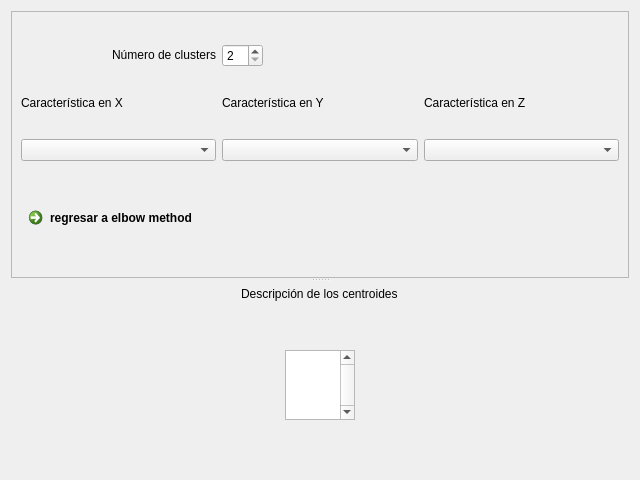
<?xml version="1.0" encoding="UTF-8"?>
<ui version="4.0">
 <class>ClustersWidget</class>
 <widget class="QWidget" name="ClustersWidget">
  <property name="geometry">
   <rect>
    <x>0</x>
    <y>0</y>
    <width>640</width>
    <height>480</height>
   </rect>
  </property>
  <property name="windowTitle">
   <string>Form</string>
  </property>
  <layout class="QGridLayout" name="gridLayout">
   <item row="0" column="1">
    <widget class="QSplitter" name="splitter">
     <property name="frameShape">
      <enum>QFrame::NoFrame</enum>
     </property>
     <property name="frameShadow">
      <enum>QFrame::Plain</enum>
     </property>
     <property name="midLineWidth">
      <number>0</number>
     </property>
     <property name="orientation">
      <enum>Qt::Vertical</enum>
     </property>
     <widget class="QWidget" name="gridLayoutWidget_2">
      <layout class="QGridLayout" name="clusters_graphics">
       <property name="sizeConstraint">
        <enum>QLayout::SetMaximumSize</enum>
       </property>
       <item row="2" column="0" colspan="2">
        <widget class="QScrollArea" name="scrollArea">
         <property name="sizePolicy">
          <sizepolicy hsizetype="Expanding" vsizetype="Expanding">
           <horstretch>0</horstretch>
           <verstretch>0</verstretch>
          </sizepolicy>
         </property>
         <property name="widgetResizable">
          <bool>true</bool>
         </property>
         <widget class="QWidget" name="scroll_grid">
          <property name="geometry">
           <rect>
            <x>0</x>
            <y>0</y>
            <width>618</width>
            <height>270</height>
           </rect>
          </property>
          <layout class="QGridLayout" name="gridLayout_2">
           <item row="1" column="1">
            <widget class="QLabel" name="label_2">
             <property name="sizePolicy">
              <sizepolicy hsizetype="Preferred" vsizetype="Fixed">
               <horstretch>0</horstretch>
               <verstretch>0</verstretch>
              </sizepolicy>
             </property>
             <property name="text">
              <string>Característica en Y</string>
             </property>
            </widget>
           </item>
           <item row="0" column="1">
            <widget class="QSpinBox" name="num_clusters_in">
             <property name="sizePolicy">
              <sizepolicy hsizetype="Fixed" vsizetype="Fixed">
               <horstretch>0</horstretch>
               <verstretch>0</verstretch>
              </sizepolicy>
             </property>
             <property name="minimum">
              <number>2</number>
             </property>
             <property name="maximum">
              <number>12</number>
             </property>
            </widget>
           </item>
           <item row="0" column="0">
            <widget class="QLabel" name="label_4">
             <property name="sizePolicy">
              <sizepolicy hsizetype="Preferred" vsizetype="Fixed">
               <horstretch>0</horstretch>
               <verstretch>0</verstretch>
              </sizepolicy>
             </property>
             <property name="text">
              <string>Número de clusters</string>
             </property>
             <property name="alignment">
              <set>Qt::AlignRight|Qt::AlignTrailing|Qt::AlignVCenter</set>
             </property>
            </widget>
           </item>
           <item row="1" column="0">
            <widget class="QLabel" name="label">
             <property name="sizePolicy">
              <sizepolicy hsizetype="Preferred" vsizetype="Fixed">
               <horstretch>0</horstretch>
               <verstretch>0</verstretch>
              </sizepolicy>
             </property>
             <property name="text">
              <string>Característica en X</string>
             </property>
            </widget>
           </item>
           <item row="2" column="2">
            <widget class="QComboBox" name="feature_z_box">
             <property name="sizePolicy">
              <sizepolicy hsizetype="Expanding" vsizetype="Fixed">
               <horstretch>0</horstretch>
               <verstretch>0</verstretch>
              </sizepolicy>
             </property>
            </widget>
           </item>
           <item row="1" column="2">
            <widget class="QLabel" name="label_3">
             <property name="sizePolicy">
              <sizepolicy hsizetype="Preferred" vsizetype="Fixed">
               <horstretch>0</horstretch>
               <verstretch>0</verstretch>
              </sizepolicy>
             </property>
             <property name="text">
              <string>Característica en Z</string>
             </property>
            </widget>
           </item>
           <item row="2" column="0">
            <widget class="QComboBox" name="feature_x_box">
             <property name="sizePolicy">
              <sizepolicy hsizetype="Expanding" vsizetype="Fixed">
               <horstretch>0</horstretch>
               <verstretch>0</verstretch>
              </sizepolicy>
             </property>
            </widget>
           </item>
           <item row="2" column="1">
            <widget class="QComboBox" name="feature_y_box">
             <property name="sizePolicy">
              <sizepolicy hsizetype="Expanding" vsizetype="Fixed">
               <horstretch>0</horstretch>
               <verstretch>0</verstretch>
              </sizepolicy>
             </property>
            </widget>
           </item>
           <item row="4" column="0">
            <widget class="QCommandLinkButton" name="btn_elbow">
             <property name="sizePolicy">
              <sizepolicy hsizetype="Fixed" vsizetype="Fixed">
               <horstretch>0</horstretch>
               <verstretch>0</verstretch>
              </sizepolicy>
             </property>
             <property name="text">
              <string>regresar a elbow method</string>
             </property>
            </widget>
           </item>
           <item row="3" column="0" colspan="3">
            <layout class="QGridLayout" name="graph_grid">
             <property name="sizeConstraint">
              <enum>QLayout::SetFixedSize</enum>
             </property>
             <property name="leftMargin">
              <number>5</number>
             </property>
             <property name="topMargin">
              <number>5</number>
             </property>
             <property name="rightMargin">
              <number>5</number>
             </property>
             <property name="bottomMargin">
              <number>5</number>
             </property>
            </layout>
           </item>
          </layout>
         </widget>
        </widget>
       </item>
      </layout>
     </widget>
     <widget class="QWidget" name="gridLayoutWidget">
      <layout class="QGridLayout" name="clusters_desc">
       <property name="leftMargin">
        <number>5</number>
       </property>
       <property name="topMargin">
        <number>5</number>
       </property>
       <property name="rightMargin">
        <number>5</number>
       </property>
       <property name="bottomMargin">
        <number>5</number>
       </property>
       <item row="0" column="0" colspan="3" alignment="Qt::AlignHCenter">
        <widget class="QLabel" name="label_5">
         <property name="sizePolicy">
          <sizepolicy hsizetype="Fixed" vsizetype="Fixed">
           <horstretch>0</horstretch>
           <verstretch>0</verstretch>
          </sizepolicy>
         </property>
         <property name="text">
          <string>Descripción de los centroides</string>
         </property>
        </widget>
       </item>
       <item row="1" column="0" colspan="3" alignment="Qt::AlignHCenter|Qt::AlignVCenter">
        <widget class="QTableWidget" name="centroides_table">
         <property name="sizePolicy">
          <sizepolicy hsizetype="Preferred" vsizetype="Preferred">
           <horstretch>0</horstretch>
           <verstretch>0</verstretch>
          </sizepolicy>
         </property>
         <property name="verticalScrollBarPolicy">
          <enum>Qt::ScrollBarAlwaysOn</enum>
         </property>
         <property name="horizontalScrollBarPolicy">
          <enum>Qt::ScrollBarAsNeeded</enum>
         </property>
         <property name="sizeAdjustPolicy">
          <enum>QAbstractScrollArea::AdjustToContents</enum>
         </property>
         <property name="autoScrollMargin">
          <number>0</number>
         </property>
         <property name="editTriggers">
          <set>QAbstractItemView::NoEditTriggers</set>
         </property>
         <property name="tabKeyNavigation">
          <bool>false</bool>
         </property>
         <property name="selectionMode">
          <enum>QAbstractItemView::NoSelection</enum>
         </property>
         <property name="textElideMode">
          <enum>Qt::ElideNone</enum>
         </property>
         <property name="verticalScrollMode">
          <enum>QAbstractItemView::ScrollPerPixel</enum>
         </property>
         <property name="horizontalScrollMode">
          <enum>QAbstractItemView::ScrollPerPixel</enum>
         </property>
        </widget>
       </item>
      </layout>
     </widget>
    </widget>
   </item>
  </layout>
 </widget>
 <resources/>
 <connections/>
</ui>
